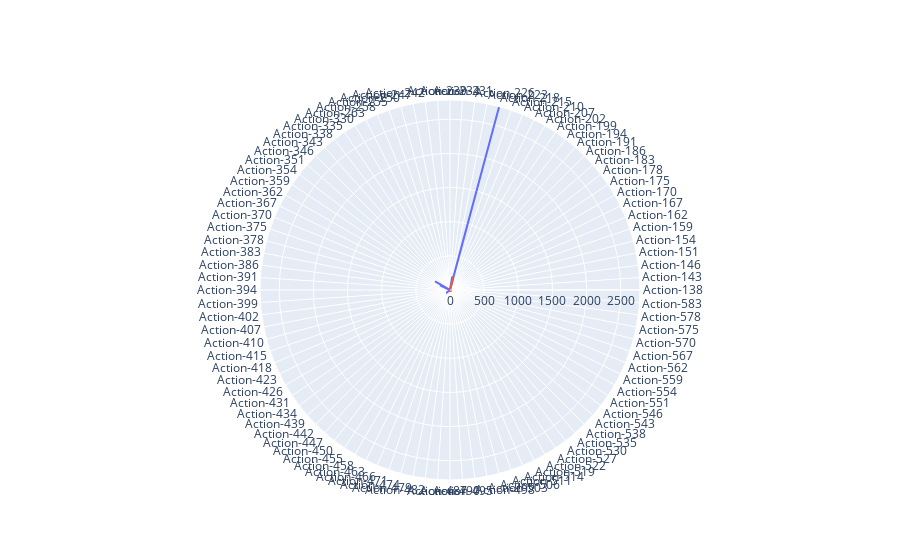

Notebook code cell kept with this figure:
### Code cell
import plotly.graph_objects as go

# categories = ['processing cost','mechanical properties','chemical stability',
#               'thermal stability', 'device integration']
categories = action_number

fig = go.Figure()

fig.add_trace(go.Scatterpolar(
      r=action_listG[0],
      theta=categories,
      fill='toself',
      name='Group A'
))
fig.add_trace(go.Scatterpolar(
      r=action_listG[1],
      theta=categories,
      fill='toself',
      name='Group B'
))

fig.update_layout(
  polar=dict(
    radialaxis=dict(
      visible=True
    )),
  showlegend=False
)

fig.show()

### Figure 1 — Plotly figure (JSON) as saved in the notebook; plotly's stock layout.template omitted (floating-point values rounded to 4 significant figures; data arrays with more than 128 entries replaced by an {"elided": "..."} marker saying what was removed)
{"data": [{"fill": "toself", "name": "Group A", "r": {"elided": "192 int values"}, "theta": {"elided": "192 str values"}, "type": "scatterpolar"}, {"fill": "toself", "name": "Group B", "r": {"elided": "192 int values"}, "theta": {"elided": "192 str values"}, "type": "scatterpolar"}], "layout": {"polar": {"radialaxis": {"visible": true}}, "showlegend": false}}
